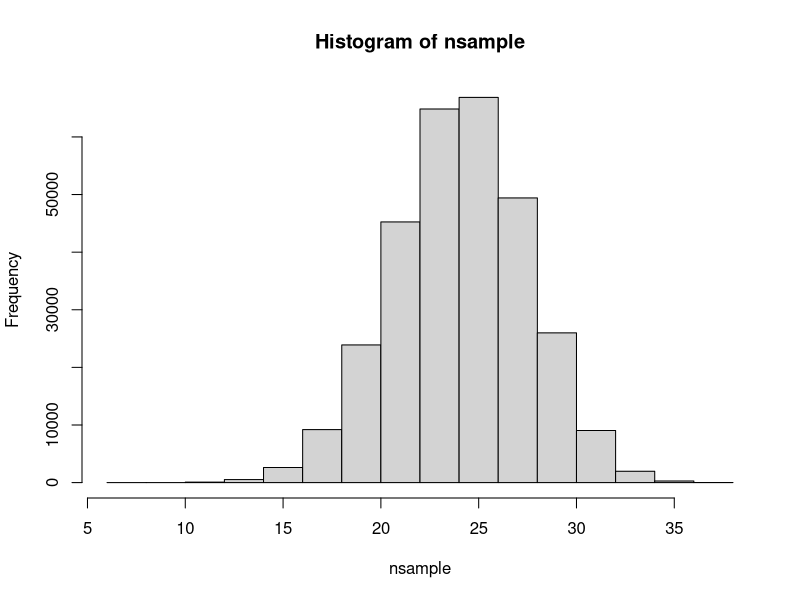

Here is the R script that generated this plot:
#install.packages("request")
IQ = c(2,4,3,23,25,27,28,13,15,16,20,14,35,33,32,21,35,40,42,22,33,13,17,20,25,29,27,40,38,31)
mean(IQ)
var(IQ)
length(IQ)
set.seed(1246)
x = sample(IQ,10,replace = TRUE)
mean(x)
sd(IQ)
qnorm(0.025,0,1)
# lower class interval
21.6 - ((1.96*11)/sqrt(10))
# upper class interval 
21.6 + ((1.96*11)/sqrt(10))
#95% confidence interval for population mean(14.78 ,28.41)
# sampling distribution for mean
choose(30,10)
nsample = rep(0,300000)
for (i in 1 : 300000){
    nsample[i] = (mean(sample(IQ,10,replace = TRUE)))
}
hist(nsample)
mean(nsample)
bias = mean(nsample) - mean(IQ)
print(bias)
# sampling distribution for median
choose(30,10)
nsample2 = rep(0,300000)
for (i in 1 : 300000){
  nsample2[i] = (median(sample(IQ,10,replace = TRUE)))
}
median(nsample2)
bias = median(nsample2) - median(IQ)
print(bias)
# efficiency check 
L1 = length(nsample)
print(L1)
V1 = sum((nsample - mean(IQ))^2)/L1
print(V1)
L2 = length(nsample2)
print(L2)
V2 = sum((nsample2 - median(IQ))^2) / L2
print(V2)

